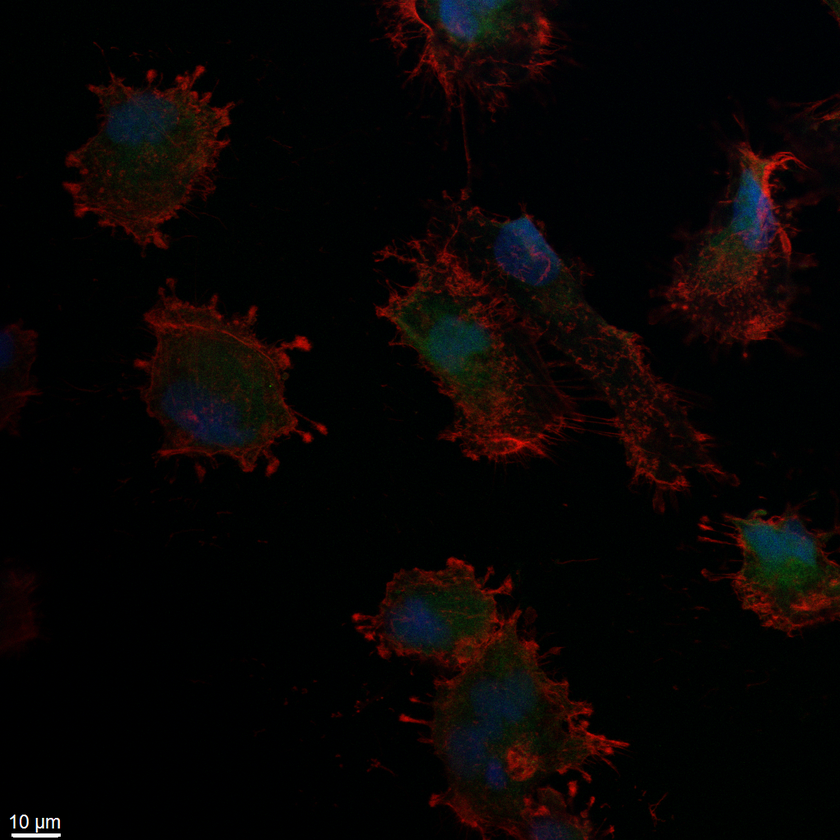
#> input picture celula.tif, 840 x 840 px, shrunk from 1024 x 1024 before the run
$ python -i pearson_correlation.py   (imports and definitions only)
#> lines starting #> are read from the running program, lines starting #| are printed output that depends on the picture; after the words box and inside, x2 and y2 are one past the last pixel; in counts of white or black regions, pixels touching at a corner belong together
import numpy as np
import skimage.io as skio
import skimage.filters as skf
import skimage.measure as skm
import skimage.draw as skd
import matplotlib.pyplot as plt
import tkinter as tk
from tkinter import filedialog

class GUI:
    def __init__(self, root):
        self.root = root
        self.root.title("Image Analysis")

        self.label = tk.Label(root, text="Select an image:")
        self.label.pack()

        self.btn_browse = tk.Button(root, text="Browse", command=self.browse_image)
        self.btn_browse.pack()

        self.img_path = None

        self.processor = ImageProcessing()

    def browse_image(self):
        self.img_path = filedialog.askopenfilename()
        if self.img_path:
            self.processor.process_image(self.img_path)

class ImageProcessing:

    # Define a function to fill holes in the image and return the contours
    def fill_image(self, channel):
        thresh = channel > skf.threshold_otsu(channel)
        filled_image = skm.label(thresh)
        return filled_image, skm.regionprops(filled_image)

    def get_pearson(self, image_1, image_2):
        # Compute Pearson correlation coefficient
        pcc, _ = skm.pearson_corr_coeff(image_1, image_2)
        return pcc

    def figure_pcc(self, img, data):
        fig, ax = plt.subplots()
        if img.ndim < 3:
            plt.imshow(img, cmap="gray")
        else:
            plt.imshow(img)

        for pcc, coordinate, props in zip(
            data["pcc"], data["coordinates"], data["contour"]
        ):
            plt.text(
                coordinate[1],
                coordinate[0],
                f"{pcc:.4f}",
                fontsize=8,
                color="yellow",
                ha="center",
            )

            minr, minc, maxr, maxc = props.bbox
            bx = (minc, maxc, maxc, minc, minc)
            by = (minr, minr, maxr, maxr, minr)
            ax.plot(bx, by, "-b", linewidth=2.5)

    def crop_image(self, image, props):
        # Get image dimensions
        if image.ndim == 2:
            height, width = image.shape
        else:
            height, width, _ = image.shape

        # Extract bounding box coordinates from region properties
        minr, minc, maxr, maxc = props.bbox

        # Ensure the crop coordinates are within image bounds
        top = max(0, minr)
        bottom = min(height, maxr)
        left = max(0, minc)
        right = min(width, maxc)

        # Crop the image
        cropped_image = image[top:bottom, left:right]

        return cropped_image

    def process_image(self, img_path):
#> called with img_path = 'celula.tif'
        data = {
            "green": {"coordinates": [], "pcc": [], "contour": []},
            "red": {"coordinates": [], "pcc": [], "contour": []},
        }

        # Read the image
        img = skio.imread(img_path)
#> img is the input picture: shape (840, 840, 3); mean R, G, B 8.9, 4.9, 4.1

        # Split the image into channels
        red = img[:, :, 0]
        green = img[:, :, 1]

        # Fill holes in the red and green channels and get contours
        red_filled, red_contours = self.fill_image(red)
#> in fill_image, `thresh = channel > skf.threshold_otsu(channel)`: thresh: shape (840, 840) bool; 9.6% white; 1180 white regions (1008 under 20 px)
#> in fill_image, `filled_image = skm.label(thresh)`: filled_image: shape (840, 840) int32; 1181 distinct labels, from 0 to 1180
#> red_contours = 1180 regions; largest, box (x1, y1, x2, y2) and area: (663, 141, 810, 346) 8673, (376, 557, 630, 783) 8137, (134, 287, 314, 477) 6782, (63, 65, 235, 249) 5781, (431, 353, 586, 464) 5329
        green_filled, green_contours = self.fill_image(green)
#> in fill_image (call 2), `thresh = channel > skf.threshold_otsu(channel)`: thresh: shape (840, 840) bool; 8.4% white; 2094 white regions (2028 under 20 px)
#> in fill_image (call 2), `filled_image = skm.label(thresh)`:
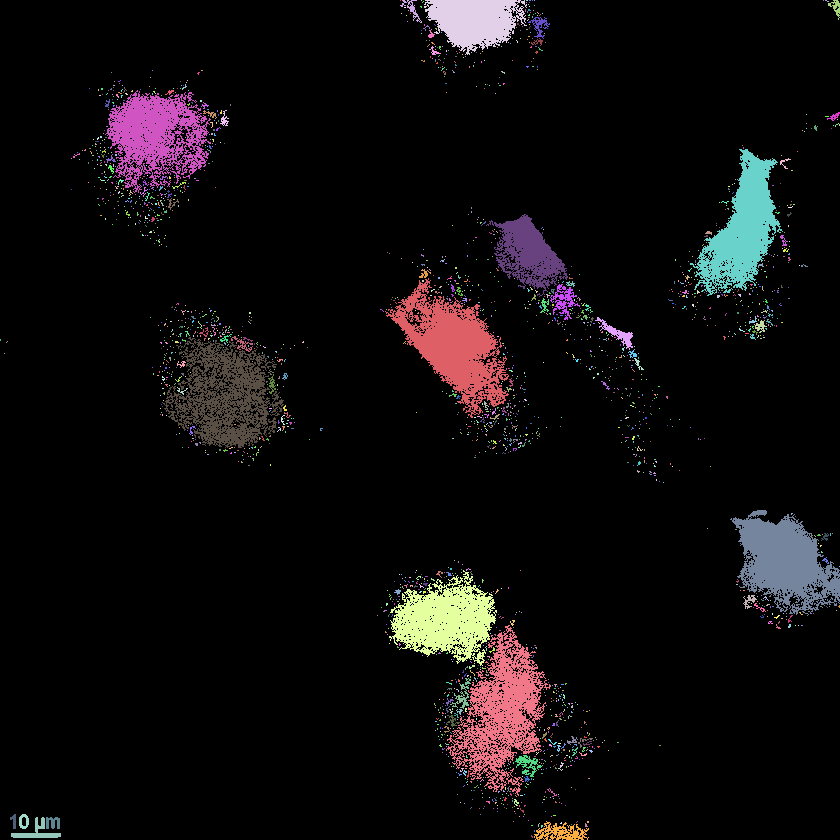
#> filled_image: shape (840, 840) int32; 2095 distinct labels, from 0 to 2094; one colour per label, 0 black
#> green_contours = 2094 regions; largest, box (x1, y1, x2, y2) and area: (385, 278, 509, 418) 6954, (446, 625, 551, 796) 6924, (730, 510, 840, 616) 6414, (162, 337, 284, 448) 6098, (690, 149, 783, 296) 5932

        # Filter contours based on size (area)
        min_contour_area = 1000  # Adjust as needed
        red_contours = [props for props in red_contours if props.area > min_contour_area]
#> red_contours = 11 regions; largest, box (x1, y1, x2, y2) and area: (663, 141, 810, 346) 8673, (376, 557, 630, 783) 8137, (134, 287, 314, 477) 6782, (63, 65, 235, 249) 5781, (431, 353, 586, 464) 5329
        green_contours = [
            props for props in green_contours if props.area > min_contour_area
        ]
#> green_contours = 9 regions; largest, box (x1, y1, x2, y2) and area: (385, 278, 509, 418) 6954, (446, 625, 551, 796) 6924, (730, 510, 840, 616) 6414, (162, 337, 284, 448) 6098, (690, 149, 783, 296) 5932

        # Fill different figures using contours and compute Pearson correlation coefficient for each
        for props in red_contours:
            green_cropped = self.crop_image(green_filled, props)
            red_cropped = self.crop_image(red_filled, props)
            pcc = self.get_pearson(red_cropped, green_cropped)
            data["red"]["pcc"].append(pcc)
            data["red"]["contour"].append(props)

            centroid = props.centroid
            data["red"]["coordinates"].append((centroid[0], centroid[1]))
#> this loop made 11 passes
#> pass 1, in crop_image (call 2), `cropped_image = image[top:bottom, left:right]`:
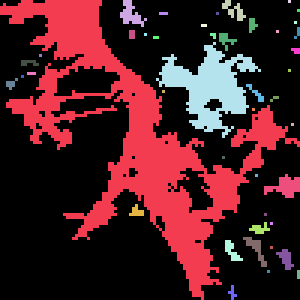
#> cropped_image: shape (100, 100) int32 (shown 3 times larger); 45 distinct labels, from 0 to 118; one colour per label, 0 black
#> after the loop:
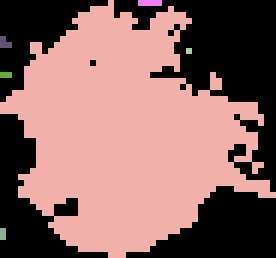
#> red_cropped: shape (43, 46) int32 (shown 6 times larger); 7 distinct labels, from 0 to 1090; one colour per label, 0 black

        for props in green_contours:
            green_cropped = self.crop_image(green_filled, props)
            red_cropped = self.crop_image(red_filled, props)
            pcc = self.get_pearson(green_cropped, red_cropped)
            data["green"]["pcc"].append(pcc)
            data["green"]["contour"].append(props)

            centroid = props.centroid
            data["green"]["coordinates"].append((centroid[0], centroid[1]))
#> this loop made 9 passes
#> pass 1, in crop_image (call 24), `cropped_image = image[top:bottom, left:right]`:
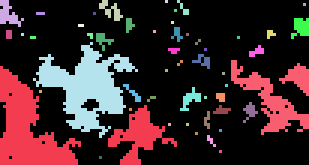
#> cropped_image: shape (55, 103) int32 (shown 3 times larger); 52 distinct labels, from 0 to 79; one colour per label, 0 black
#> after the loop:
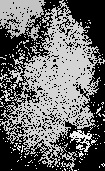
#> green_cropped: shape (171, 105) int32; min 0, max 2019, mean 848.4; drawn with min black and max white

        self.figure_pcc(red_filled, data["red"])
#> the loop in figure_pcc, `for pcc, coordinate, props in zip( data["pcc"], data["coordinates"], d..` made 11 passes
#> (pcc, coordinate, minr, minc, maxr, maxc, bx, by) on passes 1 to 7: (0.0135, (45.58, 428.3), 0, 383, 100, 483, (383, 483, 483, 383, 383), (0, 0, 100, 100, 0)), (0.257, (33.08, 534.2), 10, 501, 55, 558, (501, 558, 558, 501, 501), (10, 10, 55, 55, 10)), (0.072, (164.6, 168.3), 65, 63, 249, 235, (63, 235, 235, 63, 63), (65, 65, 249, 249, 65)), (0.354, (254.9, 745.6), 141, 663, 346, 810, (663, 810, 810, 663, 663), (141, 141, 346, 346, 141)), (0.00477, (284.3, 430.6), 215, 373, 352, 494, (373, 494, 494, 373, 373), (215, 215, 352, 352, 215)), (-0.0105, (371.3, 224.4), 287, 134, 477, 314, (134, 314, 314, 134, 134), (287, 287, 477, 477, 287)), (0.253, (411.6, 640.2), 324, 597, 491, 690, (597, 690, 690, 597, 597), (324, 324, 491, 491, 324))

        self.figure_pcc(green_filled, data["green"])
#> the loop in figure_pcc (call 2), `for pcc, coordinate, props in zip( data["pcc"], data["coordinates"], d..` made 9 passes
#> (pcc, coordinate, minr, minc, maxr, maxc, bx, by) on passes 1 to 7: (-0.0139, (20.61, 474.5), 0, 424, 55, 527, (424, 527, 527, 424, 424), (0, 0, 55, 55, 0)), (-0.0953, (135.2, 155.4), 90, 105, 193, 211, (105, 211, 211, 105, 105), (90, 90, 193, 193, 90)), (0.4, (229.4, 741.8), 149, 690, 296, 783, (690, 783, 783, 690, 690), (149, 149, 296, 296, 149)), (0.186, (252.8, 527.8), 214, 486, 297, 568, (486, 568, 568, 486, 486), (214, 214, 297, 297, 214)), (0.0641, (345.9, 453.6), 278, 385, 418, 509, (385, 509, 509, 385, 385), (278, 278, 418, 418, 278)), (-0.0891, (395.9, 224.9), 337, 162, 448, 284, (162, 284, 284, 162, 162), (337, 337, 448, 448, 337)), (-0.0633, (561.7, 784.6), 510, 730, 616, 840, (730, 840, 840, 730, 730), (510, 510, 616, 616, 510))

        # Create red and green masks with the same shape as the original image
        red_mask = np.zeros_like(img)
        green_mask = np.zeros_like(img)

        for props in red_contours:
            rr, cc = skd.polygon(props.coords[:, 0], props.coords[:, 1])
            red_mask[rr, cc, 0] = red[rr, cc]
#> this loop made 11 passes

        for props in green_contours:
            rr, cc = skd.polygon(props.coords[:, 0], props.coords[:, 1])
            green_mask[rr, cc, 1] = green[rr, cc]
#> this loop made 9 passes
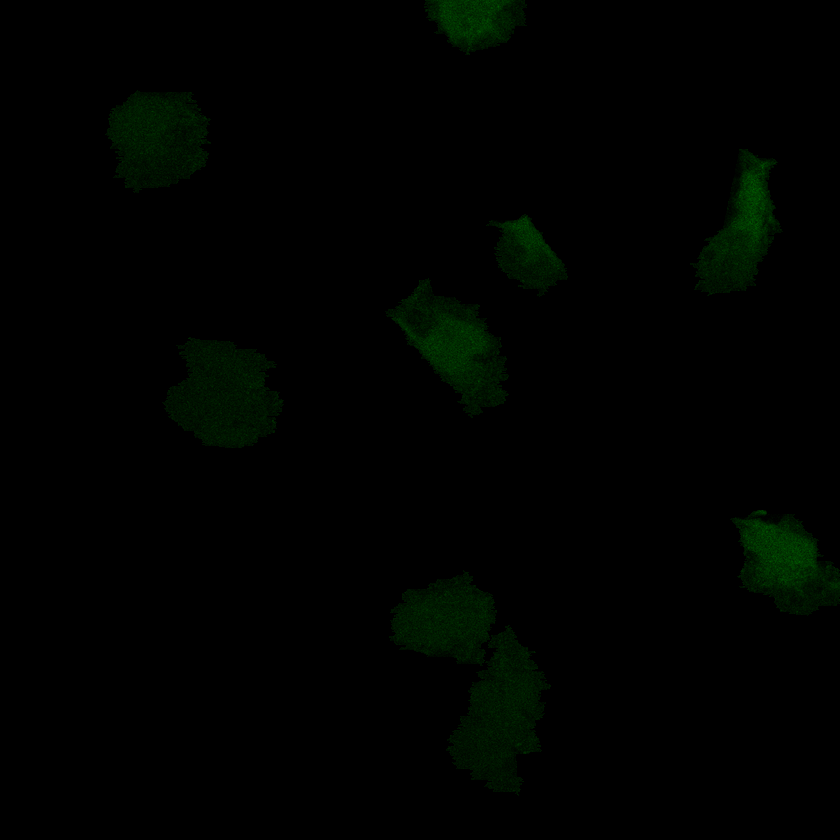
#> green_mask: shape (840, 840, 3); mean of channels 0, 1, 2 0, 2.3, 0; drawn as R, G, B

        self.figure_pcc(red_mask, data["red"])
        self.figure_pcc(green_mask, data["green"])

        plt.show()
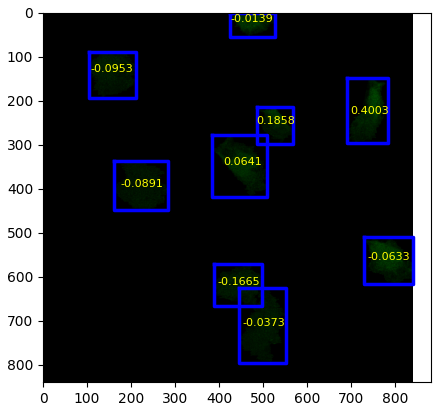
#> figure drawn by matplotlib, 1 panel


# [4 lines not run here, left out]

>>> result = ImageProcessing().process_image('celula.tif')
